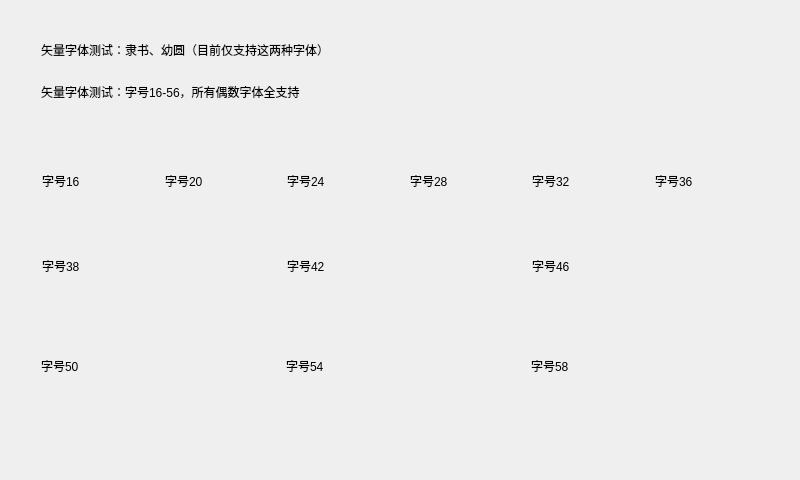
<?xml version="1.0" encoding="UTF-8"?>
<ui version="4.0">
 <class>Widget</class>
 <widget class="QWidget" name="Widget">
  <property name="geometry">
   <rect>
    <x>0</x>
    <y>0</y>
    <width>800</width>
    <height>480</height>
   </rect>
  </property>
  <property name="windowTitle">
   <string>Widget</string>
  </property>
  <widget class="QWidget" name="layoutWidget">
   <property name="geometry">
    <rect>
     <x>31</x>
     <y>150</y>
     <width>751</width>
     <height>61</height>
    </rect>
   </property>
   <layout class="QHBoxLayout" name="horizontalLayout">
    <item>
     <widget class="QLabel" name="label_3">
      <property name="text">
       <string>字号16</string>
      </property>
     </widget>
    </item>
    <item>
     <widget class="QLabel" name="label_4">
      <property name="text">
       <string>字号20</string>
      </property>
     </widget>
    </item>
    <item>
     <widget class="QLabel" name="label_5">
      <property name="text">
       <string>字号24</string>
      </property>
     </widget>
    </item>
    <item>
     <widget class="QLabel" name="label_6">
      <property name="text">
       <string>字号28</string>
      </property>
     </widget>
    </item>
    <item>
     <widget class="QLabel" name="label_7">
      <property name="text">
       <string>字号32</string>
      </property>
     </widget>
    </item>
    <item>
     <widget class="QLabel" name="label_8">
      <property name="text">
       <string>字号36</string>
      </property>
     </widget>
    </item>
   </layout>
  </widget>
  <widget class="QWidget" name="">
   <property name="geometry">
    <rect>
     <x>30</x>
     <y>20</y>
     <width>751</width>
     <height>101</height>
    </rect>
   </property>
   <layout class="QVBoxLayout" name="verticalLayout">
    <item>
     <widget class="QLabel" name="label_1">
      <property name="text">
       <string>矢量字体测试：隶书、幼圆（目前仅支持这两种字体）</string>
      </property>
     </widget>
    </item>
    <item>
     <widget class="QLabel" name="label_2">
      <property name="text">
       <string>矢量字体测试：字号16-56，所有偶数字体全支持</string>
      </property>
     </widget>
    </item>
   </layout>
  </widget>
  <widget class="QWidget" name="">
   <property name="geometry">
    <rect>
     <x>31</x>
     <y>230</y>
     <width>751</width>
     <height>71</height>
    </rect>
   </property>
   <layout class="QHBoxLayout" name="horizontalLayout_2">
    <item>
     <widget class="QLabel" name="label_9">
      <property name="text">
       <string>字号38</string>
      </property>
     </widget>
    </item>
    <item>
     <widget class="QLabel" name="label_10">
      <property name="text">
       <string>字号42</string>
      </property>
     </widget>
    </item>
    <item>
     <widget class="QLabel" name="label_11">
      <property name="text">
       <string>字号46</string>
      </property>
     </widget>
    </item>
   </layout>
  </widget>
  <widget class="QWidget" name="">
   <property name="geometry">
    <rect>
     <x>30</x>
     <y>330</y>
     <width>751</width>
     <height>71</height>
    </rect>
   </property>
   <layout class="QHBoxLayout" name="horizontalLayout_3">
    <item>
     <widget class="QLabel" name="label_12">
      <property name="text">
       <string>字号50</string>
      </property>
     </widget>
    </item>
    <item>
     <widget class="QLabel" name="label_13">
      <property name="text">
       <string>字号54</string>
      </property>
     </widget>
    </item>
    <item>
     <widget class="QLabel" name="label_14">
      <property name="text">
       <string>字号58</string>
      </property>
     </widget>
    </item>
   </layout>
  </widget>
 </widget>
 <layoutdefault spacing="6" margin="11"/>
 <resources/>
 <connections/>
</ui>
